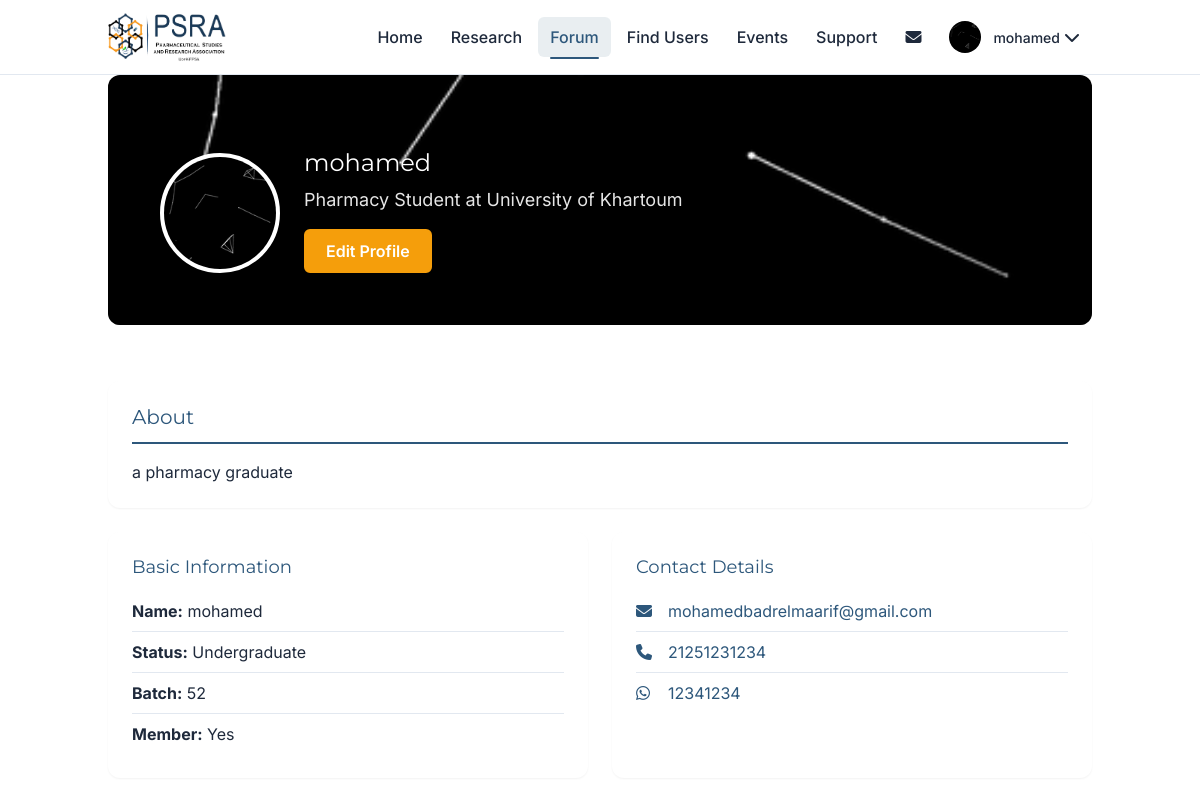
The page /forum/profile (signed in, upper part) on the database as committed earlier.
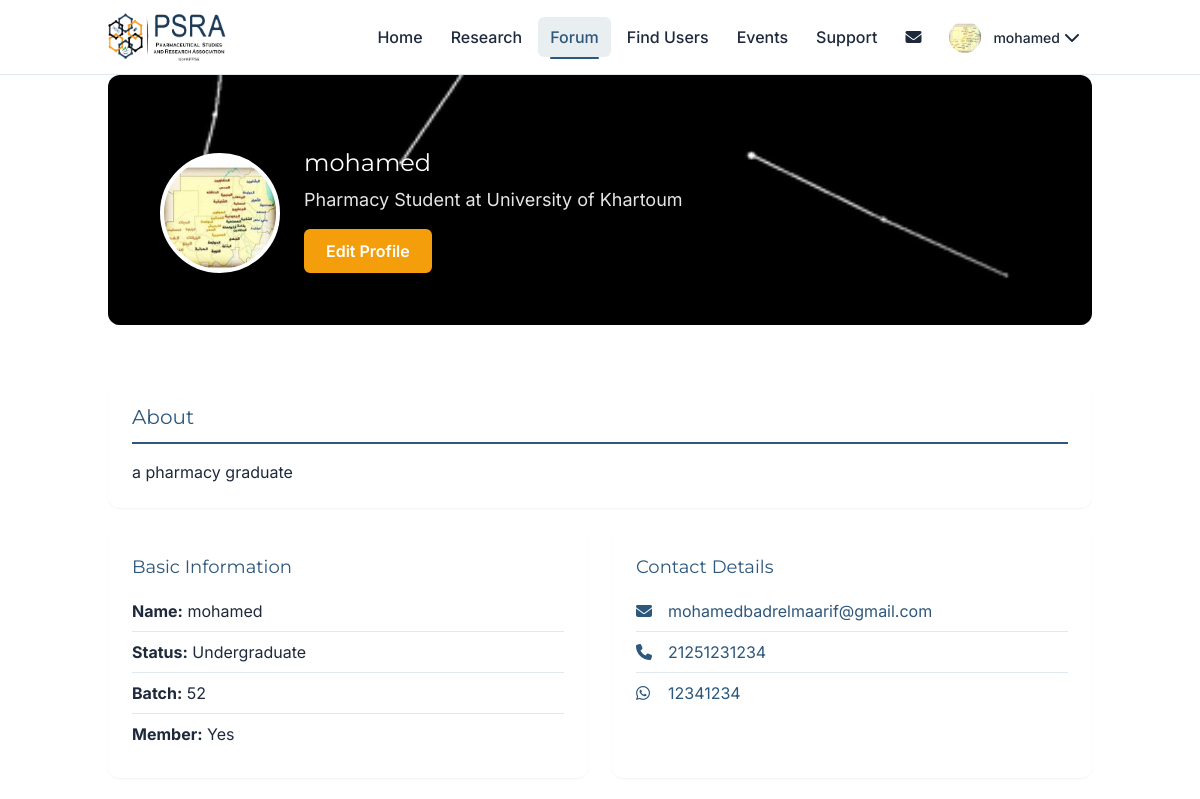
The same page on the database as committed later.
### models.py (models this page shows, shortened)
class User(UserMixin, db.Model):
    id = db.Column(db.Integer, primary_key=True)
    name = db.Column(db.String(100), nullable=False)
    email = db.Column(db.String(120), unique=True, nullable=False)
    password_hash = db.Column(db.String(128), nullable=False)
    batch_number = db.Column(db.Integer, nullable=True)
    phone_number = db.Column(db.String(20), nullable=True)
    whatsapp_number = db.Column(db.String(20), nullable=True)
    is_member = db.Column(db.Boolean, default=False)
    status = db.Column(db.String(20), default='student')  # 'student', 'alumni', 'undergraduate'
    headline = db.Column(db.String(200), nullable=True)
    location = db.Column(db.String(100), nullable=True)
    about = db.Column(db.Text, nullable=True)
    skills = db.Column(db.Text, nullable=True)  # Comma-separated skills
    education = db.Column(db.Text, nullable=True)  # JSON array of education entries
    experience = db.Column(db.Text, nullable=True)  # JSON array of work experience entries
    linkedin_url = db.Column(db.String(200), nullable=True)
    website_url = db.Column(db.String(200), nullable=True)
    cover_photo_url = db.Column(db.String(200), default=None)
    profile_picture_url = db.Column(db.String(200), default=None)
    languages = db.Column(db.Text, nullable=True)  # Comma-separated languages
    certifications = db.Column(db.Text, nullable=True)  # JSON or text for certifications
    projects = db.Column(db.Text, nullable=True)  # JSON or text for projects
    publications = db.Column(db.Text, nullable=True)  # Research publications
    professional_summary = db.Column(db.Text, nullable=True)  # Separate from about
    is_admin = db.Column(db.Boolean, default=False)
    email_notifications_enabled = db.Column(db.Boolean, default=True)
    event_reminders_enabled = db.Column(db.Boolean, default=True)
    new_research_alerts_enabled = db.Column(db.Boolean, default=True)
    created_at = db.Column(db.DateTime, default=datetime.utcnow)
    posts = db.relationship('Post', backref='author', lazy=True)
    comments = db.relationship('Comment', backref='author', lazy=True)
    likes = db.relationship('Like', backref='user', lazy=True)
    events = db.relationship('Event', backref='creator', lazy=True)

### forum/routes.py (the view)
@forum_bp.route('/profile')
@login_required
def profile():
    combined_experience = get_user_timeline(current_user)
    return render_template('profile.html', experience_entries=combined_experience)

### app.py (called while the page is built)
@login_manager.user_loader
def load_user(user_id):
    return User.query.get(int(user_id))

@app.context_processor
def inject_unread_messages():
    if current_user.is_authenticated:
        unread_count = Message.query.filter_by(receiver_id=current_user.id, is_read=False).count()
        return {'unread_message_count': unread_count}
    return {'unread_message_count': 0}

### utils/json_utils.py (called while the page is built)
def safe_json_parse(json_string: Optional[str], default: Any = None) -> Any:
    if default is None:
        default = []
    if not json_string:
        return default
    try:
        return json.loads(json_string)
    except (json.JSONDecodeError, TypeError):
        return default

def combine_timeline(experience_data: List[Dict], education_data: List[Dict]) -> List[Dict]:
    combined = []
    for entry in experience_data:
        entry_copy = entry.copy()
        entry_copy['type'] = 'work'
        combined.append(entry_copy)
    for entry in education_data:
        entry_copy = entry.copy()
        entry_copy['type'] = 'education'
        combined.append(entry_copy)
    combined.sort(key=lambda x: x.get('start_date', ''), reverse=True)
    return combined

### templates/profile.html (shortened to what this page needs)
{% extends "base.html" %}
{% block content %}
<div class="container">
    <div class="profile-header">
        {% if current_user.cover_photo_url %}
        <div class="cover-photo" style="background-image: url('{{ current_user.cover_photo_url }}');">
        {% else %}
        <div class="cover-photo" style="background: linear-gradient(135deg, var(--primary-blue) 0%, var(--primary-blue-light) 100%);">
        {% endif %}
            <div class="profile-content-wrapper">
                <div class="profile-avatar">
                    {% if current_user.profile_picture_url %}
                    <img src="{{ current_user.profile_picture_url }}" alt="{{ current_user.name }}'s profile picture" class="avatar-image avatar-2xl">
                    {% else %}
                    <div class="avatar avatar-2xl avatar-placeholder">
                        {{ current_user.name[0].upper() }}
                    </div>
                    {% endif %}
                </div>
                <div class="profile-info">
                    <h1>{{ current_user.name }}</h1>
                    {% if current_user.headline %}
                    <p class="profile-headline">{{ current_user.headline }}</p>
                    {% endif %}
                    <a href="{{ url_for('forum.edit_profile') }}" class="btn btn-primary edit-profile-btn">Edit Profile</a>
                </div>
            </div>
        </div>
    </div>
    <div class="profile-content">
        <div class="profile-section">
            <h2>About</h2>
            {% if current_user.about %}
            <p>{{ current_user.about }}</p>
            {% else %}
            <p class="no-info">No about information provided.</p>
            {% endif %}
        </div>
        <div class="profile-grid">
            <div class="profile-section">
                <h3>Basic Information</h3>
                <ul class="info-list">
                    <li><strong>Name:</strong> {{ current_user.name }}</li>
                    <li><strong>Status:</strong> {{ current_user.status.title() }}</li>
                    {% if current_user.batch_number %}
                    <li><strong>Batch:</strong> {{ current_user.batch_number }}</li>
                    {% endif %}
                    {% if current_user.is_member %}
                    <li><strong>Member:</strong> Yes</li>
                    {% else %}
                    <li><strong>Member:</strong> No</li>
                    {% endif %}
                </ul>
            </div>
            <div class="profile-section">
                <h3>Contact Details</h3>
                <ul class="contact-list">
                    <li><i class="fas fa-envelope"></i> <a href="mailto:{{ current_user.email }}">{{ current_user.email }}</a></li>
                    {% if current_user.phone_number %}
                    <li><i class="fas fa-phone"></i> <a href="tel:{{ current_user.phone_number }}">{{ current_user.phone_number }}</a></li>
                    {% endif %}
                    {% if current_user.whatsapp_number %}
                    <li><i class="fab fa-whatsapp"></i> <a href="https://wa.me/{{ current_user.whatsapp_number|replace('+', '')|replace(' ', '') }}" target="_blank">{{ current_user.whatsapp_number }}</a></li>
                    {% endif %}
                </ul>
            </div>
        </div>
    </div>
</div>
{% endblock %}

### templates/base.html (shortened to what this page needs)
<!DOCTYPE html>
<html lang="en">
<head>
    <script src="https://cdn.tailwindcss.com"></script>
    <link rel="stylesheet" href="{{ url_for('static', filename='css/style.css') }}">
    <link rel="stylesheet" href="https://cdnjs.cloudflare.com/ajax/libs/font-awesome/6.4.0/css/all.min.css" />
</head>
<body>
    <header class="header" id="header">
        <div class="container">
            <div class="logo">
                <a href="{{ url_for('home') }}" aria-label="PSRA Home">
                    <img src="{{ url_for('static', filename='images/logo.png') }}" alt="PSRA Logo">
                </a>
            </div>
            <nav class="nav-main" id="main-nav" role="navigation" aria-label="Main navigation">
                <ul class="nav-list">
                    <li><a href="{{ url_for('home') }}" class="nav-link {% if request.endpoint == 'home' %}active{% endif %}">Home</a></li>
                    <li><a href="{{ url_for('research') }}" class="nav-link {% if request.endpoint == 'research' %}active{% endif %}">Research</a></li>
                    <li><a href="{{ url_for('forum.forum_main') }}" class="nav-link {% if 'forum' in request.endpoint and 'login' not in request.endpoint and 'register' not in request.endpoint %}active{% endif %}">Forum</a></li>
                    {% if current_user.is_authenticated %}
                    <li><a href="{{ url_for('forum.users') }}" class="nav-link {% if request.endpoint == 'forum.users' %}active{% endif %}">Find Users</a></li>
                    {% endif %}
                    <li><a href="{{ url_for('events') }}" class="nav-link {% if request.endpoint == 'events' %}active{% endif %}">Events</a></li>
                    <li><a href="{{ url_for('support') }}" class="nav-link {% if request.endpoint == 'support' %}active{% endif %}">Support</a></li>
                    {% if current_user.is_authenticated %}
                    <li class="nav-item-relative">
                        <a href="{{ url_for('forum.messages') }}" class="nav-link " aria-label="Messages">
                            <i class="fas fa-envelope"></i>
                        </a>
                    </li>
                    <li class="nav-dropdown">
                        <button class="nav-link user-dropdown-toggle" aria-expanded="false" aria-haspopup="true">
                            <div class="avatar avatar-sm">
                                {% if current_user.profile_picture_url %}
                                <img src="{{ current_user.profile_picture_url }}" alt="{{ current_user.name }}'s profile picture">
                                {% else %}
                                <span class="avatar-placeholder">{{ current_user.name[0].upper() }}</span>
                                {% endif %}
                            </div>
                            <span class="user-name">{{ current_user.name.split()[0] }}</span>
                            <i class="fas fa-chevron-down"></i>
                        </button>
                    </li>
                    {% endif %}
                </ul>
            </nav>
        </div>
    </header>
    <main id="main-content">
        {% block content %}{% endblock %}
    </main>
</body>
</html>

Rows that differ between the two databases and show on the page:
changed User "mohamed": profile_picture_url: a different picture
